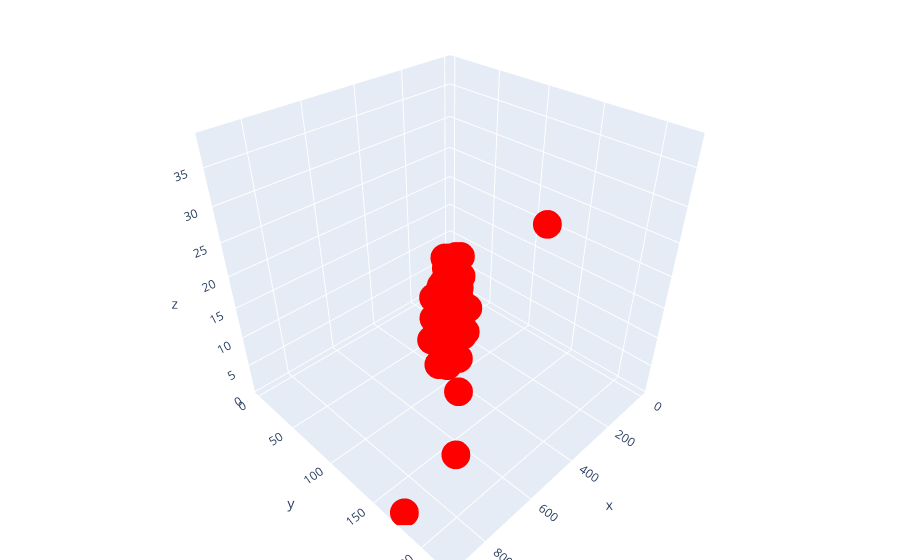

Notebook source saved alongside this figure:
### Code cell
trace1 = go.Scatter3d(x=df.nb_char,y=df.nb_words,z=df.nb_senctences,mode='markers',marker=dict(size=10,color='rgb(255,0,0)'  ))
df = [trace1]
layout = go.Layout(margin=dict(l=0,r=0,b=0,t=0  ))
fig = go.Figure(data=df, layout=layout)
iplot(fig)

### Figure 1 — Plotly figure (JSON) as saved in the notebook; plotly's stock layout.template omitted (floating-point values rounded to 4 significant figures; data arrays with more than 128 entries replaced by an {"elided": "..."} marker saying what was removed)
{"data": [{"marker": {"color": "rgb(255,0,0)", "size": 10}, "mode": "markers", "type": "scatter3d", "x": {"elided": "5572 int values"}, "y": {"elided": "5572 int values"}, "z": {"elided": "5572 int values"}}], "layout": {"margin": {"b": 0, "l": 0, "r": 0, "t": 0}}}
